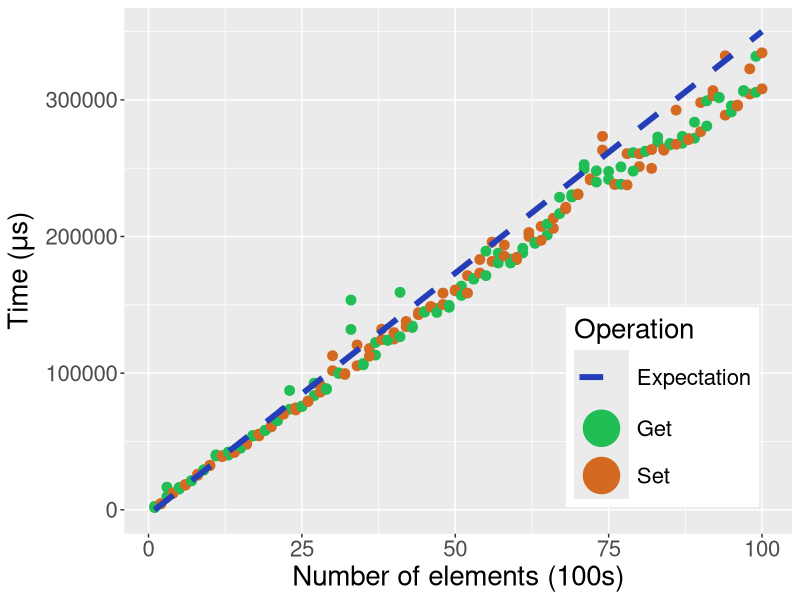
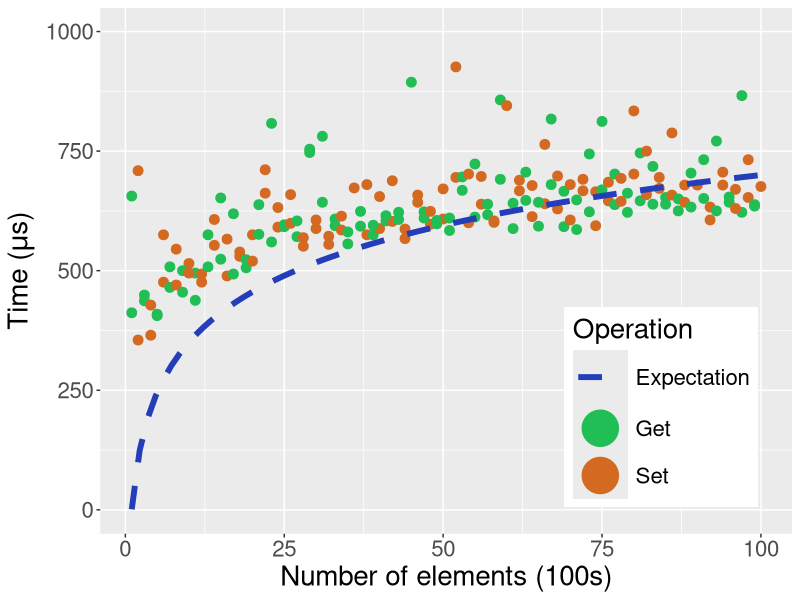
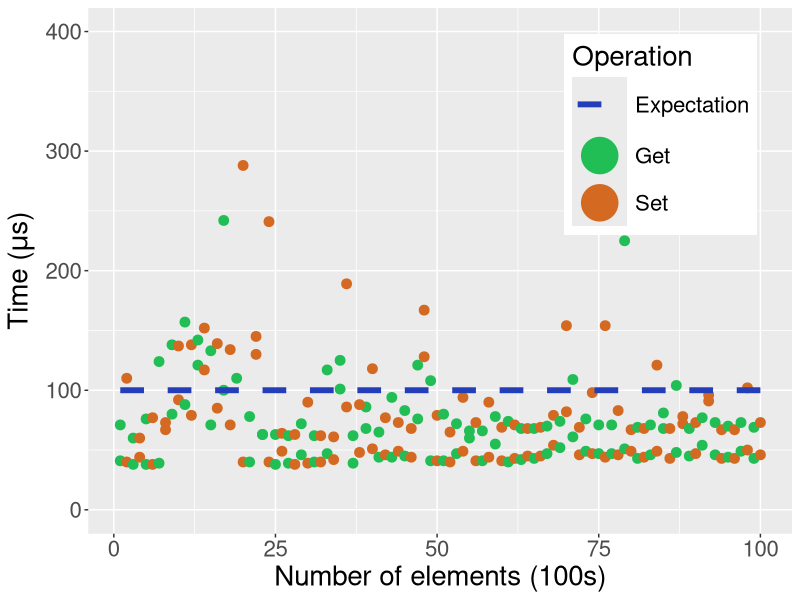

Source code (R) for these figures, in order:
library(ggplot2)

options(scipen = 999)

linear <- read.csv("data/linear.csv")
binary <- read.csv("data/binary.csv")
hash <- read.csv("data/hash.csv")

draw_graph <- function(data_set, y_limit, samp_data, exp_formula, draw_top_graph = FALSE) {
  return(
    ggplot(
      data.frame(x = rep(data_set$cycle, 2), y = c(data_set$get, data_set$set), op = rep(c("Get", "Set"), length(data_set$cycle))),
      mapping = aes(x, y, col = op)
    ) +
      geom_point(
        size = 3
      ) +
      coord_cartesian(ylim = y_limit) +
      labs(
        y = expression(paste("Time (", mu, "s)")),
        x = "Number of elements (100s)",
        col = "Operation"
      ) +
      # stat_smooth(
      #   method = "lm",
      #   formula = y ~ log(x),
      #   color = "green",
      #   size = 2,
      #   se = FALSE
      # ) +
      stat_smooth(
        data = samp_data,
        mapping = aes(x, y, col = name),
        method = "lm",
        formula = exp_formula,
        # color = "blue",
        linetype = "dashed",
        size = 2,
        se = FALSE
      ) +
      scale_color_manual(
        values = c("#233eb8", "#21bd55", "#d46922")
      ) +
      guides(color = guide_legend(override.aes = list(size = 12))) +
      theme(
        legend.position = if (draw_top_graph) c(.95, .95) else c(.95, 0.05),
        legend.justification = if (draw_top_graph) c("right", "top") else c("right", "bottom"),
        legend.box.just = "right",
        legend.margin = margin(6, 6, 6, 6),
        text = element_text(size = 20)
      )
  )
}

ggsave(
  "outputs/linear.png",
  plot = draw_graph(
    linear,
    c(1, 350000),
    data.frame(x = c(1, 100), y = c(1, 350000), name = c("Expectation")),
    y ~ x
  )
)

ggsave(
  "outputs/binary.png",
  plot = draw_graph(
    binary,
    c(0, 1000),
    data.frame(x = c(1, 100), y = c(1, 700), name = c("Expectation")),
    y ~ log(x)
  )
)

ggsave(
  "outputs/hash.png",
  plot = draw_graph(
    hash,
    c(0, 400),
    data.frame(x = c(1, 100), y = c(100, 100), name = c("Expectation")),
    y ~ x,
    TRUE
  )
)
